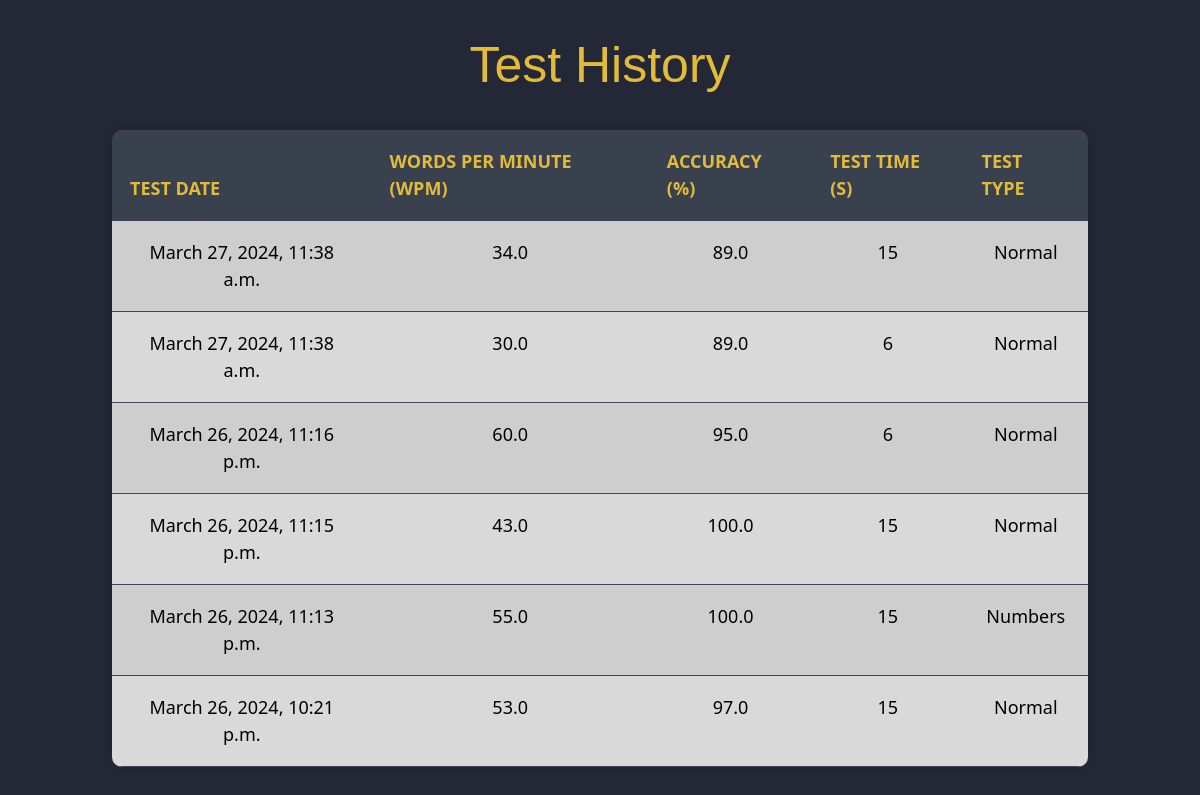
Page /profile/ (signed in) on the committed database.
### RapidType/models.py (models this page shows)
class TestResult(models.Model):
    user_profile = models.ForeignKey(UserProfile, on_delete=models.CASCADE)
    wpm = models.FloatField()
    accuracy = models.FloatField()
    test_date = models.DateTimeField(auto_now_add=True)
    test_time = models.IntegerField(null=True, default=0)
    text_type = models.CharField(max_length=100, default='')

### RapidType/views.py (the view)
# urls.py: path('profile/',profile,name='profile'),
@login_required
def profile(request):
    try:
        user_profile = UserProfile.objects.get(user=request.user)
    except UserProfile.DoesNotExist:
        user_profile = None
    if user_profile:
        test_results = TestResult.objects.filter(user_profile=user_profile).order_by('-test_date')
    else:
        test_results = []
    return render(request, 'profile.html', {'test_results': test_results})

### RapidType/Templates/profile.html (shortened to what this page needs)
{% load static %}
{% load tz %}
<!DOCTYPE html>
<html lang="en">
<head>
    <link href="https://cdn.jsdelivr.net/npm/bootstrap@5.3.2/dist/css/bootstrap.min.css" rel="stylesheet">
    <link rel="stylesheet" href="{%static 'css/profile.css'%}">
</head>
<body>
    <div class="container">
        <h1>Test History</h1>
                    <table class="table table-striped tab;e-hover">
                        <thead>
                            <tr>
                                <th>Test Date</th>
                                <th>Words Per Minute (WPM)</th>
                                <th>Accuracy (%)</th>
                                <th>Test Time (s)</th>
                                <th>Test Type</th>
                            </tr>
                        </thead>
                        <tbody class="text-center">
                            {% for test_result in test_results %}
                            <tr>
                                <td>{{ test_result.test_date|timezone:"Asia/Kolkata" }}</td>
                                <td>{{ test_result.wpm }}</td>
                                <td>{{ test_result.accuracy }}</td>
                                <td>{{ test_result.test_time }}</td>
                                <td>{{ test_result.text_type }}</td>
                            </tr>
                            {% endfor %}
                        </tbody>
                    </table>
                </div>
</body>
</html>

### RapidType/static/css/profile.css (style rules this page uses)
body { font-family: Arial, sans-serif; background-color: #232736 !important; color: #e2bb39 !important; }
.container { max-width: 1000px; margin: 35px auto; }
h1 { color: #e2bb39 !important; text-align: center; margin-bottom: 35px; font-size: 50px; }
table { font-family: 'Segoe UI', Tahoma, Geneva, Verdana, sans-serif; border-collapse: collapse; border-radius: 10px ; overflow: hidden; box-shadow: 0 0 10px rgba(0, 0, 0, 0.1); background-color: #2c3243 !important; margin-bottom: 30px; }
th, td { padding: 18px !important; border-bottom: 1px solid #3e4457 !important; background-color: #d9d9d9 !important; }
td { font-size: 18px; }
th { font-size: large; background-color: #39414f !important; color: #e2bb39 !important; text-transform: uppercase; }
tbody td { animation: fadeIn 0.5s ease-out; }

### rows in the picture
TestResult: test_date "March 27, 2024, 11:38 a.m.", wpm "34.0", accuracy "89.0", test_time "15", text_type "Normal"
TestResult: test_date "March 27, 2024, 11:38 a.m.", wpm "30.0", accuracy "89.0", test_time "6", text_type "Normal"
TestResult: test_date "March 26, 2024, 11:16 p.m.", wpm "60.0", accuracy "95.0", test_time "6", text_type "Normal"
TestResult: test_date "March 26, 2024, 11:15 p.m.", wpm "43.0", accuracy "100.0", test_time "15", text_type "Normal"
TestResult: test_date "March 26, 2024, 11:13 p.m.", wpm "55.0", accuracy "100.0", test_time "15", text_type "Numbers"
TestResult: test_date "March 26, 2024, 10:21 p.m.", wpm "53.0", accuracy "97.0", test_time "15", text_type "Normal"
